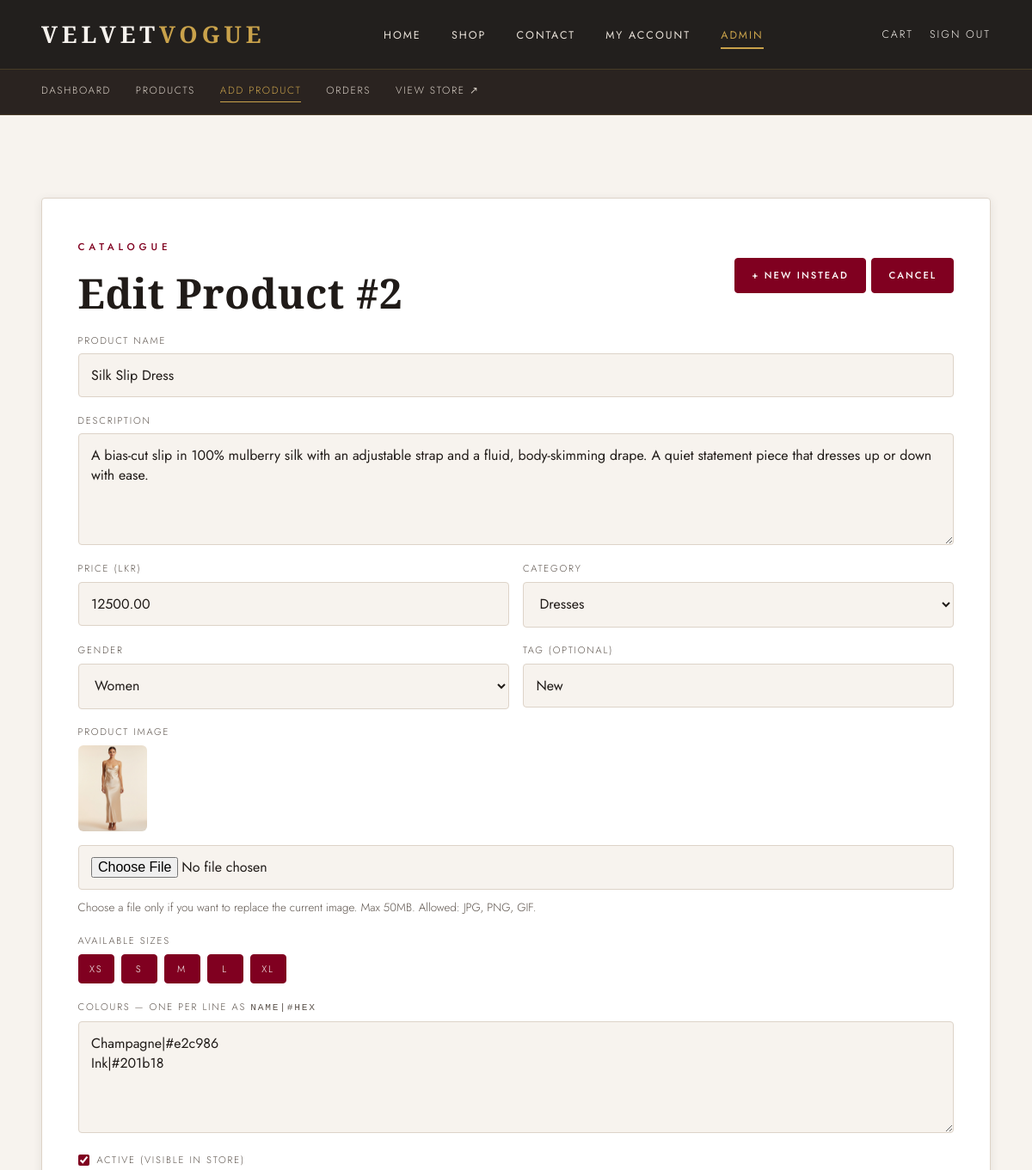
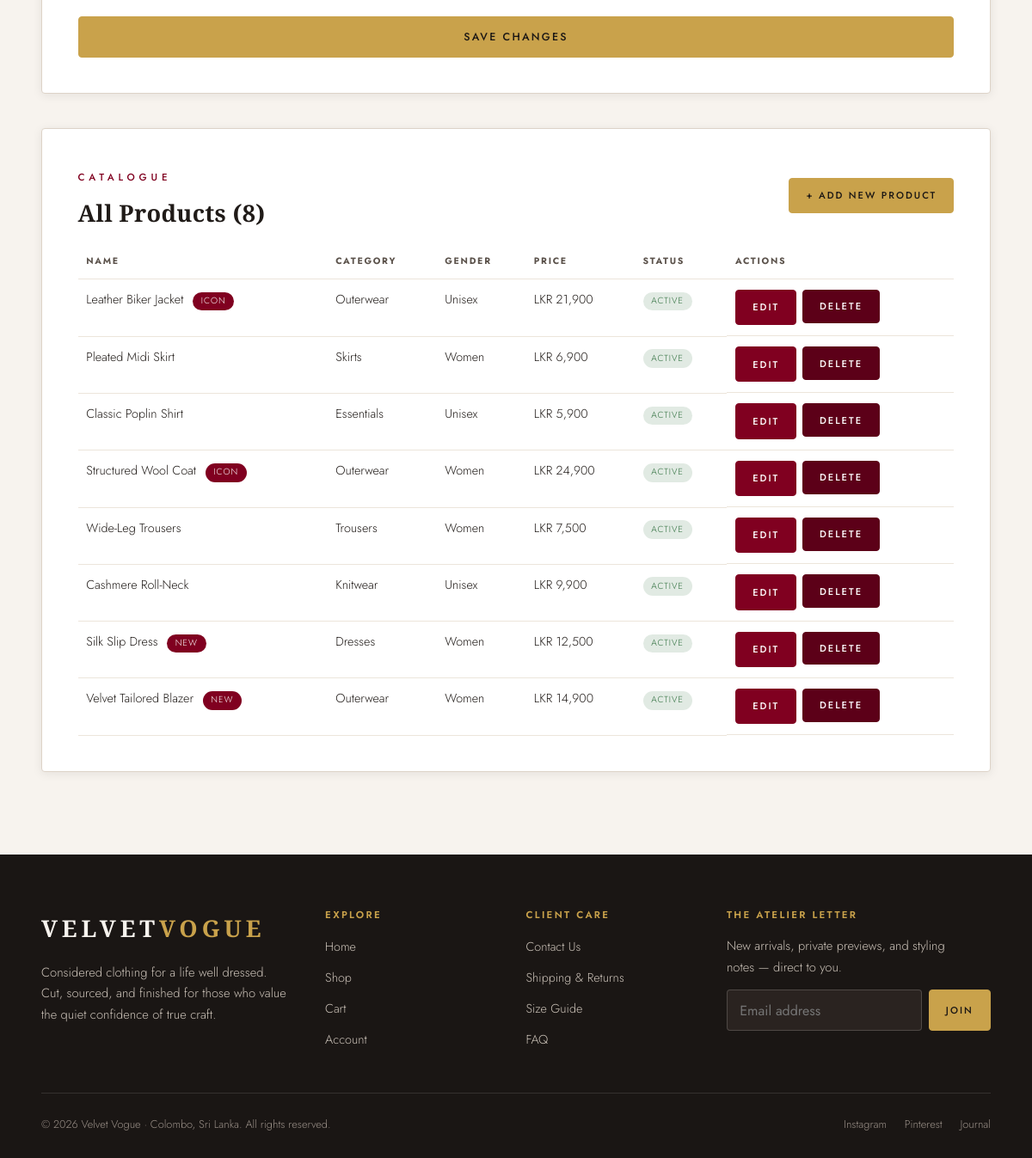
Screenshot of /admin/products.php?edit=2 (signed in) with the database file from the repository (2 pictures, top to bottom).
### tables this page shows
CREATE TABLE products (
  id           INT AUTO_INCREMENT PRIMARY KEY,
  name         VARCHAR(160)  NOT NULL,
  description  TEXT          NOT NULL,
  price        DECIMAL(10,2) NOT NULL,
  category_id  INT           NOT NULL,
  gender       ENUM('women','men','unisex') NOT NULL DEFAULT 'women',
  image        VARCHAR(255)  NOT NULL,             
  tag          VARCHAR(40)   NOT NULL DEFAULT '',  
  is_active    TINYINT(1)    NOT NULL DEFAULT 1,
  created_at   TIMESTAMP     NOT NULL DEFAULT CURRENT_TIMESTAMP,
  FOREIGN KEY (category_id) REFERENCES categories(id)
);

CREATE TABLE categories (
  id    INT AUTO_INCREMENT PRIMARY KEY,
  name  VARCHAR(80) NOT NULL,
  slug  VARCHAR(80) NOT NULL UNIQUE
);

### includes/functions.php (called while the page is built, shortened)
<?php
function e(?string $value): string
{
    return htmlspecialchars((string) $value, ENT_QUOTES, 'UTF-8');
}
function money($amount): string
{
    return 'LKR ' . number_format((float) $amount, 0);
}
function base_url(string $path = ''): string
{
    $dir = rtrim(str_replace('\\', '/', dirname($_SERVER['SCRIPT_NAME'])), '/');
    if (basename($dir) === 'admin') {
        $dir = dirname($dir);
    }
    $dir = ($dir === '/' || $dir === '.') ? '' : $dir;
    return $dir . '/' . ltrim($path, '/');
}

### admin/products.php (the view, shortened to what this page needs)
<?php
$pdo      = db();
$allSizes = ['XS', 'S', 'M', 'L', 'XL'];
$editId   = isset($_GET['edit']) ? (int) $_GET['edit'] : 0;
$editing  = false;
$showForm = isset($_GET['new']) || $editId || isset($_GET['err']);
$product = [
    'id' => 0, 'name' => '', 'description' => '', 'price' => '',
    'category_id' => 0, 'gender' => 'women', 'image' => '', 'tag' => '', 'is_active' => 1,
];
$prodSizes  = [];
$prodColors = '';
if ($editId) {
    $stmt = $pdo->prepare('SELECT * FROM products WHERE id = ?');
    $stmt->execute([$editId]);
    $row = $stmt->fetch();
    if ($row) {
        $editing = true;
        $product = $row;
        $s = $pdo->prepare('SELECT size FROM product_sizes WHERE product_id = ?');
        $s->execute([$editId]);
        $prodSizes = $s->fetchAll(PDO::FETCH_COLUMN);
        $c = $pdo->prepare('SELECT color_name, color_hex FROM product_colors WHERE product_id = ?');
        $c->execute([$editId]);
        $prodColors = implode("\n", array_map(fn($r) => $r['color_name'] . '|' . $r['color_hex'], $c->fetchAll()));
    } else {
        flash('Product not found.', 'error');
    }
}
$categories = $pdo->query('SELECT id, name FROM categories ORDER BY name')->fetchAll();
$products   = $pdo->query(
    'SELECT p.id, p.name, p.price, p.gender, p.tag, p.is_active, c.name AS category
     FROM products p JOIN categories c ON c.id = p.category_id
     ORDER BY p.created_at DESC, p.id DESC'
)->fetchAll();
require __DIR__ . '/../includes/header.php';
require __DIR__ . '/_nav.php';
?>
<section class="section">
  <div class="wrap">
    <?php if ($showForm): ?>
    <div class="form-card" id="product-form" style="margin-bottom:2.5rem">
      <div class="admin-card-head">
        <div>
          <span class="eyebrow eyebrow--dark">Catalogue</span>
          <h2><?= $editing ? 'Edit Product #' . (int)$product['id'] : 'Add New Product' ?></h2>
        </div>
        <div class="table-actions">
          <?php if ($editing): ?>
            <a class="btn btn--sm" href="<?= e(base_url('admin/products.php?new=1')) ?>#product-form">+ New instead</a>
          <?php endif; ?>
          <a class="btn btn--sm" href="<?= e(base_url('admin/products.php')) ?>">Cancel</a>
        </div>
      </div>
      <form method="post" action="<?= e(base_url('admin/products.php')) ?>" enctype="multipart/form-data">
        <div class="field">
          <label for="name">Product name</label>
          <input type="text" id="name" name="name" value="<?= e($product['name']) ?>" required>
        </div>
        <div class="field">
          <label for="description">Description</label>
          <textarea id="description" name="description" required><?= e($product['description']) ?></textarea>
        </div>
        <div class="form-two">
          <div class="field">
            <label for="price">Price (LKR)</label>
            <input type="number" id="price" name="price" min="0" step="0.01" value="<?= e((string)$product['price']) ?>" required>
          </div>
          <div class="field">
            <label for="category_id">Category</label>
            <select id="category_id" name="category_id" required>
              <?php foreach ($categories as $c): ?>
                <option value="<?= (int)$c['id'] ?>" <?= (int)$product['category_id']===(int)$c['id']?'selected':'' ?>><?= e($c['name']) ?></option>
              <?php endforeach; ?>
            </select>
          </div>
        </div>
        <div class="form-two">
          <div class="field">
            <label for="gender">Gender</label>
            <select id="gender" name="gender">
              <?php foreach (['women','men','unisex'] as $g): ?>
                <option value="<?= $g ?>" <?= $product['gender']===$g?'selected':'' ?>><?= ucfirst($g) ?></option>
              <?php endforeach; ?>
            </select>
          </div>
          <div class="field">
            <label for="tag">Tag (optional)</label>
            <input type="text" id="tag" name="tag" value="<?= e($product['tag']) ?>" placeholder="New / Icon">
          </div>
        </div>
        <div class="field">
          <label for="image_file">Product image<?= $editing ? '' : ' <span style="color:var(--velvet-deep)">*</span>' ?></label>
          <?php if ($editing && $product['image']): ?>
            <div style="margin-bottom:.6rem">
              <img src="<?= e(base_url($product['image'])) ?>" alt="Current image" style="width:80px;height:100px;object-fit:cover;border-radius:6px;border:1px solid var(--line)"
                   onerror="this.src='https://placehold.co/80x100/800020/f7f3ee?text=VV'">
            </div>
          <?php endif; ?>
          <input type="file" id="image_file" name="image_file" accept="image/jpeg,image/png,image/gif" <?= $editing ? '' : 'required' ?>>
          <small style="color:var(--ink-soft);display:block;margin-top:.25rem">
            <?= $editing ? 'Choose a file only if you want to replace the current image.' : 'Required.' ?> Max 50MB. Allowed: JPG, PNG, GIF.
          </small>
        </div>
        <div class="field">
          <label>Available sizes</label>
          <div class="size-chips">
            <?php foreach ($allSizes as $s): ?>
              <label class="size-chip <?= in_array($s,$prodSizes,true)?'is-active':'' ?>">
                <?= $s ?>
              </label>
            <?php endforeach; ?>
          </div>
        </div>
        <div class="field">
          <label for="colors">Colours — one per line as <code>Name|#hex</code></label>
          <textarea id="colors" name="colors" placeholder="Burgundy|#800020&#10;Charcoal|#2a2320"><?= e($prodColors) ?></textarea>
        </div>
        <div class="field">
          <label class="filter-radio">
            <input type="checkbox" name="is_active" value="1" <?= $product['is_active']?'checked':'' ?>>
            <span>Active (visible in store)</span>
          </label>
        </div>
        <button class="btn btn--gold btn--block" type="submit"><?= $editing ? 'Save Changes' : 'Create Product' ?></button>
      </form>
    </div>
    <?php endif; ?>
    <div class="form-card">
      <div class="admin-card-head">
        <div>
          <span class="eyebrow eyebrow--dark">Catalogue</span>
          <h3>All Products (<?= count($products) ?>)</h3>
        </div>
        <a class="btn btn--sm btn--gold" href="<?= e(base_url('admin/products.php?new=1')) ?>#product-form">+ Add New Product</a>
      </div>
      <?php if (!$products): ?>
        <p style="color:var(--ink-soft)">No products yet — use Add New Product to create your first one.</p>
      <?php else: ?>
        <table class="data-table">
          <thead>
            <tr><th>Name</th><th>Category</th><th>Gender</th><th>Price</th><th>Status</th><th>Actions</th></tr>
          </thead>
          <tbody>
            <?php foreach ($products as $p): ?>
              <tr>
                <td><?= e($p['name']) ?> <?php if($p['tag']): ?><span class="pill pill--tag"><?= e($p['tag']) ?></span><?php endif; ?></td>
                <td><?= e($p['category']) ?></td>
                <td><?= ucfirst(e($p['gender'])) ?></td>
                <td><?= money($p['price']) ?></td>
                <td><span class="pill pill--<?= $p['is_active']?'paid':'cancelled' ?>"><?= $p['is_active']?'Active':'Hidden' ?></span></td>
                <td class="table-actions">
                  <a class="btn btn--sm" href="<?= e(base_url('admin/products.php?edit=' . $p['id'])) ?>#product-form">Edit</a>
                  <form method="post" action="<?= e(base_url('admin/products.php')) ?>"
                        class="admin-delete-form" data-name="<?= e($p['name']) ?>" style="display:inline">
                    <button class="btn btn--sm" type="submit" style="background:var(--velvet-deep);border-color:var(--velvet-deep)">Delete</button>
                  </form>
                </td>
              </tr>
            <?php endforeach; ?>
          </tbody>
        </table>
      <?php endif; ?>
    </div>
  </div>
</section>
<?php require __DIR__ . '/../includes/footer.php'; ?>

### assets/css/style.css (style rules this page uses)
:root { --velvet: #800020; --velvet-deep: #5c0018; --velvet-tint: #a83a52; --charcoal: #1a1614; --charcoal-soft: #2a2320; --gold: #c9a24b; --gold-soft: #e2c986; --ivory: #f7f3ee; --ivory-deep: #ece5db; --mist: #ddd3c8; --ink: #201b18; --ink-soft: #5c534c; --white: #ffffff; --font-display: "Cormorant Garamond", Georgia, serif; --font-body: "Jost", "Segoe UI", system-ui, sans-serif; --wrap: 1200px; --radius: 4px; --shadow-sm: 0 2px 12px rgba(26, 22, 20, 0.08); --shadow-md: 0 14px 40px rgba(26, 22, 20, 0.16); --ease: cubic-bezier(0.22, 0.61, 0.36, 1); }
*, *::before, *::after { box-sizing: border-box; }
* { margin: 0; padding: 0; }
html { scroll-behavior: smooth; }
body { font-family: var(--font-body); color: var(--ink); background: var(--ivory); line-height: 1.65; font-weight: 300; -webkit-font-smoothing: antialiased; overflow-x: hidden; }
img { display: block; max-width: 100%; height: auto; }
a { color: inherit; text-decoration: none; }
button, input, select, textarea { font-family: inherit; font-size: inherit; }
h1, h2, h3, h4 { font-family: var(--font-display); font-weight: 600; line-height: 1.1; letter-spacing: 0.01em; }
h2 { font-size: clamp(2rem, 4vw, 3rem); }
h3 { font-size: clamp(1.3rem, 2.4vw, 1.7rem); }
.eyebrow { display: inline-block; font-family: var(--font-body); font-size: 0.72rem; font-weight: 500; letter-spacing: 0.42em; text-transform: uppercase; color: var(--gold); margin-bottom: 1.1rem; }
.eyebrow--dark { color: var(--velvet); }
.wrap { width: min(var(--wrap), 92%); margin-inline: auto; }
.section { padding: clamp(3.5rem, 8vw, 6.5rem) 0; }
.btn { --btn-bg: var(--velvet); --btn-fg: var(--white); display: inline-flex; align-items: center; justify-content: center; gap: 0.5rem; padding: 0.85rem 1.9rem; background: var(--btn-bg); color: var(--btn-fg); font-size: 0.78rem; font-weight: 500; letter-spacing: 0.18em; text-transform: uppercase; border: 1px solid var(--btn-bg); border-radius: var(--radius); cursor: pointer; transition: transform .25s var(--ease), background .25s var(--ease), color .25s var(--ease), border-color .25s var(--ease); }
.btn--gold { --btn-bg: var(--gold); --btn-fg: var(--charcoal); }
.btn--block { width: 100%; }
.btn--sm { padding: 0.65rem 1.2rem; font-size: 0.7rem; }
.form-card { background: var(--white); border: 1px solid var(--mist); border-radius: var(--radius); padding: clamp(1.6rem, 4vw, 2.6rem); box-shadow: var(--shadow-sm); }
.field { display: flex; flex-direction: column; gap: 0.4rem; margin-bottom: 1.1rem; }
.field label { font-size: 0.7rem; letter-spacing: 0.16em; text-transform: uppercase; color: var(--ink-soft); }
.field input, .field textarea, .field select { padding: 0.8rem 0.9rem; color: var(--ink); background: var(--ivory); border: 1px solid var(--mist); border-radius: var(--radius); transition: border-color .25s var(--ease), background .25s var(--ease); }
.field textarea { resize: vertical; min-height: 130px; }
.filter-radio { display: flex; align-items: center; gap: 0.55rem; padding: 0.28rem 0; font-size: 0.9rem; cursor: pointer; }
.filter-radio input { accent-color: var(--velvet); }
.size-chips { display: flex; flex-wrap: wrap; gap: 0.5rem; }
.size-chip { min-width: 42px; padding: 0.45rem 0.7rem; text-align: center; cursor: pointer; font-size: 0.76rem; letter-spacing: 0.06em; border: 1px solid var(--mist); border-radius: var(--radius); background: var(--ivory); transition: background .2s var(--ease), color .2s var(--ease), border-color .2s var(--ease); }
.size-chip.is-active { background: var(--velvet); color: var(--white); border-color: var(--velvet); }
.admin-card-head { display: flex; justify-content: space-between; align-items: center; margin-bottom: 1.2rem; }
.data-table { width: 100%; border-collapse: collapse; font-size: 0.9rem; }
.data-table th, .data-table td { text-align: left; padding: 0.75rem 0.6rem; border-bottom: 1px solid var(--ivory-deep); vertical-align: top; }
.data-table th { font-family: var(--font-body); font-size: 0.66rem; letter-spacing: 0.16em; text-transform: uppercase; color: var(--ink-soft); }
.table-actions { display: flex; gap: 0.4rem; }
.pill { display: inline-block; padding: 0.15rem 0.6rem; font-size: 0.64rem; letter-spacing: 0.1em; text-transform: uppercase; border-radius: 999px; }
.pill--paid, .pill--shipped { background: rgba(45,110,60,.14); color: #2d6e3c; }
.pill--tag { background: var(--velvet); color: var(--white); margin-left: 0.4rem; }
.form-two { display: grid; grid-template-columns: 1fr 1fr; gap: 1rem; }

### rows the page displays
products: id "2", name "Silk Slip Dress", description "A bias-cut slip in 100% mulberry silk with an adjustable strap and a fluid, body-skimming drape. A quiet statement piece that dresses up or down with ease.", price "12500.00", category_id "Dresses", gender "Women", tag "New", image (picture), is_active "☑", tag "NEW", category.name "Dresses", price "LKR 12,500", shows "ACTIVE"
products: name "Leather Biker Jacket", tag "ICON", category.name "Outerwear", gender "Unisex", price "LKR 21,900", is_active "ACTIVE"
products: name "Pleated Midi Skirt", category.name "Skirts", gender "Women", price "LKR 6,900", is_active "ACTIVE"
products: name "Classic Poplin Shirt", category.name "Essentials", gender "Unisex", price "LKR 5,900", is_active "ACTIVE"
products: name "Structured Wool Coat", tag "ICON", category.name "Outerwear", gender "Women", price "LKR 24,900", is_active "ACTIVE"
products: name "Wide-Leg Trousers", category.name "Trousers", gender "Women", price "LKR 7,500", is_active "ACTIVE"
products: name "Cashmere Roll-Neck", category.name "Knitwear", gender "Unisex", price "LKR 9,900", is_active "ACTIVE"
products: name "Velvet Tailored Blazer", tag "NEW", category.name "Outerwear", gender "Women", price "LKR 14,900", is_active "ACTIVE"

### other values shown
$s "XS"
$s "S"
$s "M"
$s "L"
$s "XL"
count($products) "8"
